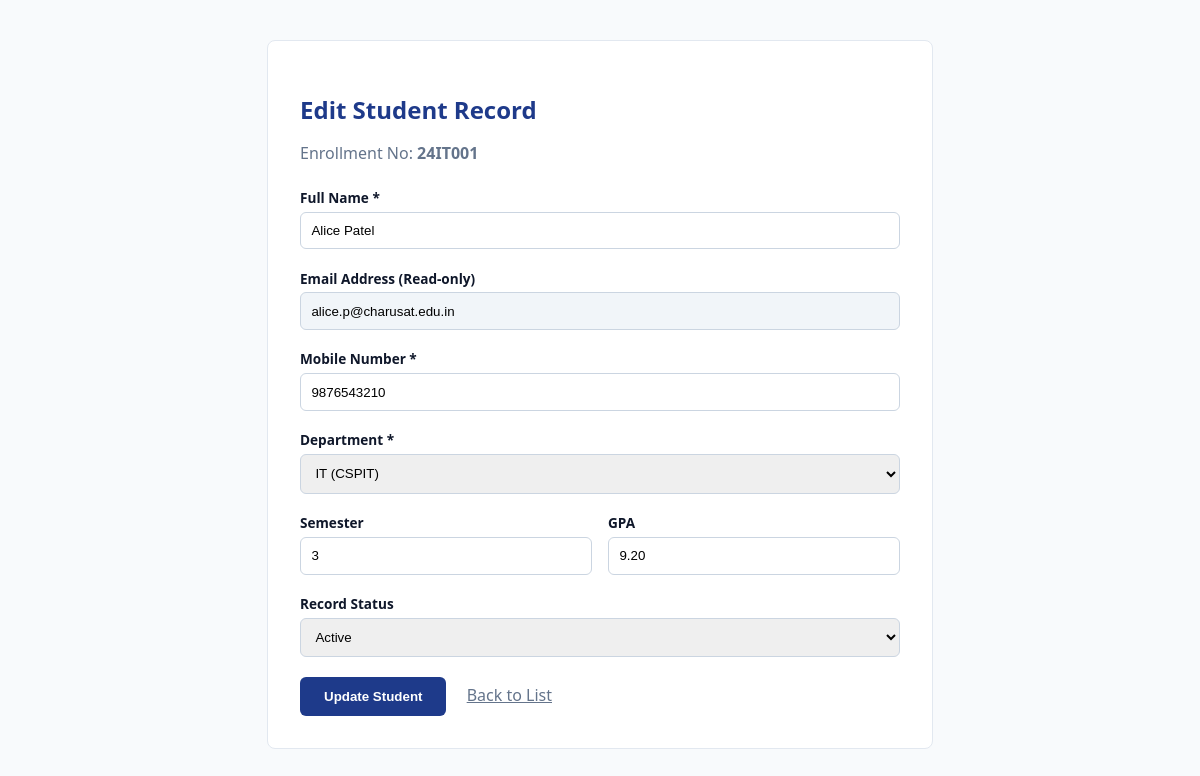
The page /edit_student.php?id=1 on the database its author committed.
### tables this page shows
CREATE TABLE IF NOT EXISTS `students` (
  `id` INT AUTO_INCREMENT PRIMARY KEY,
  `user_id` INT NULL,
  `enrollment_no` VARCHAR(20) NOT NULL UNIQUE,
  `name` VARCHAR(100) NOT NULL,
  `email` VARCHAR(150) NOT NULL UNIQUE,
  `mobile` VARCHAR(15) NOT NULL,
  `department` VARCHAR(50) NOT NULL,
  `semester` TINYINT NOT NULL DEFAULT 3,
  `gpa` DECIMAL(3,2) DEFAULT 8.50,
  `status` ENUM('active', 'inactive') DEFAULT 'active',
  `created_at` TIMESTAMP DEFAULT CURRENT_TIMESTAMP
);

### edit_student.php (the view, shortened to what this page needs)
<?php
$conn = getDB();
$id = (int)($_GET['id'] ?? 0);
$stmt = $conn->prepare("SELECT * FROM students WHERE id = ?");
$stmt->bind_param("i", $id);
$stmt->execute();
$student = $stmt->get_result()->fetch_assoc();
?>
<!DOCTYPE html>
<html lang="en">
<head>
</head>
<body>
  <div class="card">
    <h2 style="color: #1e3a8a; margin-bottom: 0.5rem;">Edit Student Record</h2>
    <p style="color: #64748b; margin-bottom: 1.5rem;">Enrollment No: <strong><?= htmlspecialchars($student['enrollment_no']) ?></strong></p>
    <form method="POST" action="edit_student.php?id=<?= $id ?>">
      <div class="form-group">
        <label>Full Name *</label>
        <input type="text" name="name" class="form-control" value="<?= htmlspecialchars($student['name']) ?>" required />
      </div>
      <div class="form-group">
        <label>Email Address (Read-only)</label>
        <input type="email" class="form-control" value="<?= htmlspecialchars($student['email']) ?>" readonly style="background: #f1f5f9;" />
      </div>
      <div class="form-group">
        <label>Mobile Number *</label>
        <input type="tel" name="mobile" class="form-control" value="<?= htmlspecialchars($student['mobile']) ?>" required />
      </div>
      <div class="form-group">
        <label>Department *</label>
        <select name="department" class="form-control" required>
          <option value="IT" <?= $student['department'] === 'IT' ? 'selected' : '' ?>>IT (CSPIT)</option>
        </select>
      </div>
      <div style="display: grid; grid-template-columns: 1fr 1fr; gap: 1rem;">
        <div class="form-group">
          <label>Semester</label>
          <input type="number" name="semester" class="form-control" value="<?= $student['semester'] ?>" min="1" max="8" />
        </div>
        <div class="form-group">
          <label>GPA</label>
          <input type="number" step="0.01" name="gpa" class="form-control" value="<?= $student['gpa'] ?>" min="0" max="10" />
        </div>
      </div>
      <div class="form-group">
        <label>Record Status</label>
        <select name="status" class="form-control">
          <option value="active" <?= $student['status'] === 'active' ? 'selected' : '' ?>>Active</option>
        </select>
      </div>
      <button type="submit" class="btn">Update Student</button>
      <a href="index.php" style="margin-left: 1rem; color: #64748b;">Back to List</a>
    </form>
  </div>
</body>
</html>

### edit_student.php (style rules this page uses)
body { font-family: system-ui, sans-serif; background: #f8fafc; color: #0f172a; padding: 2rem; }
.card { max-width: 600px; margin: 0 auto; background: white; padding: 2rem; border-radius: 8px; border: 1px solid #e2e8f0; }
.form-group { margin-bottom: 1.2rem; }
label { display: block; font-weight: 600; font-size: 0.85rem; margin-bottom: 0.3rem; }
.form-control { width: 100%; padding: 0.65rem; border: 1px solid #cbd5e1; border-radius: 6px; box-sizing: border-box; }
.btn { background: #1e3a8a; color: white; padding: 0.75rem 1.5rem; border: none; border-radius: 6px; font-weight: 600; cursor: pointer; }

### rows shown on the page
students: enrollment_no "24IT001", name "Alice Patel", email "alice.p@charusat.edu.in", mobile "9876543210", department "IT (CSPIT)", semester "3", gpa "9.20", status "Active"
